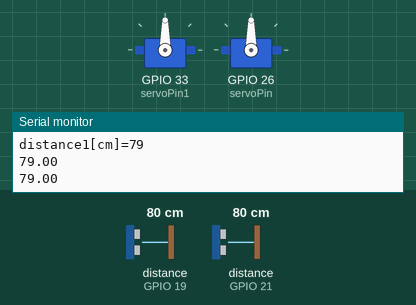
Simulated run of this sketch. Board: ESP32. On the bench: 2 × servo, the last lines printed to the serial monitor. Wiring (inferred from the names in the program): 2 × ultrasonic range finder: trigger GPIO 4, echo GPIO 19 / trigger GPIO 18, echo GPIO 21. Inputs (shaded band) come from the test bench; at power-on: distance to the obstacle (sensors on GPIO 21, GPIO 19) 80 cm. The echo pulse lasts 58.3 µs per cm.

Above: at 1.3 s.
1.4 s: distance to the obstacle (sensor on GPIO 21) set to 9 cm
2.9 s: distance to the obstacle (sensor on GPIO 21) set to 6 cm
At 3.5 s:
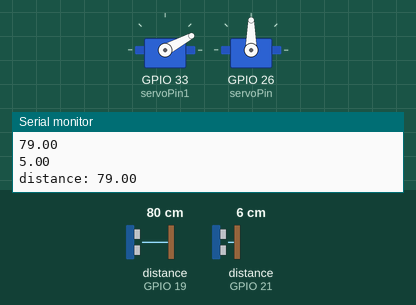
At 8.9 s:
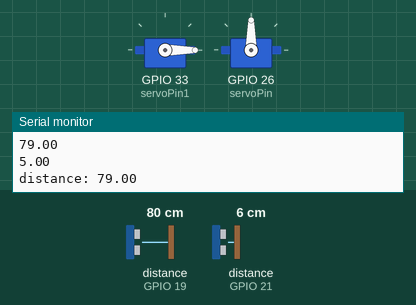
Timing chart, 0 to 11.9 s (numbered marks = the images above; inputs shaded):
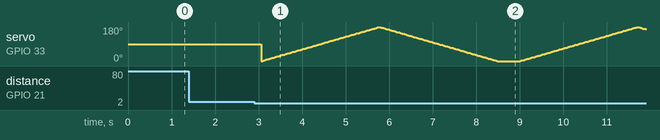

The sketch:

manoa_and_numCar.ino
```cpp
#include <ESP32Servo.h>
#include <Keypad.h>

#define ROW_NUM 4     // ארבע שורות
#define COLUMN_NUM 4  // ארבעה עמודות

//יציאה
#define Trigpin1 18   //מרחק
#define echopin1 21   //מרחק
#define servoPin1 33  //מנוע
//כניסה
#define Trigpin 4    //מרחק
#define echopin 19   //מרחק
#define servoPin 26  //מנוע
// הגדרת מקשי המטריצה
char keys[ROW_NUM][COLUMN_NUM] = {
  { '1', '2', '3', 'A' },
  { '4', '5', '6', 'B' },
  { '7', '8', '9', 'C' },
  { '*', '0', '#', 'D' }
};
// רכבים המורשים להכנס לחניון
char* arrCar[] = { "12345678", "14785236", "11111111", "44444444" };

// חיבורים של מקלדת
byte pin_rows[ROW_NUM] = { 15, 12, 14, 27 };      //  מחוברים לפינים של השורות
byte pin_column[COLUMN_NUM] = { 5, 23, 22, 13 };  //  מחוברים לפינים של העמודות
// יצירת אוביקט שמתקשר עם המקלדת מטריצה

// -שיהיה אפשר לשעת איזה לחצן לחץ המרת מערך לוח המקשים למבנה שהספריה יכולה לעבוד עליו
Keypad keypad = Keypad(makeKeymap(keys), pin_rows, pin_column, ROW_NUM, COLUMN_NUM);


// פונקציה הקולטת מהמשתמש מספר רכב מלוח המקשים
char* numberCar() {
  static char number[9];  //שמירת המספר שהזין המשתמש
  bool flag = false;      // משתנה לצורך בדיקה אם הוכנס מספר תקין

  //קולט ממנו  כל עוד לא הזמין המשתשמש מספר נכון
  while (!flag) {
    // קליטה 8 ספרות מהמשתמש
    for (int i = 0; i < 8; i++) {
      char key;
      do {
        //  קליטה מהמשתמש מחזירה את הקלט  לבקר
        key = keypad.getKey();
      } while (!key);  // המתנה ללחיצה על מקש
      number[i] = key;
      Serial.println(key);
    }
    number[8] = '\0';  // סיום המחרוזת

    flag = true;
    // בדיקה אם המספר שנקלט מכיל רק מספרים
    for (int j = 0; j < 8; j++) {
      if (number[j] < '0' || number[j] > '9') {
        flag = false;
        break;
      }
    }
  }
  return number;
}


// פונקציה שמודדת מרחק-חיישן2
int Distance_check1() {
  //פונקציה שבודקת מרחק
  //long duration, distance; // משתנים המאחסנים את מדידת הזמן והמרחק המחושב
  // איתחול השידור על ידי איפוס חיבור ה TRIG
  digitalWrite(Trigpin1, LOW);
  delayMicroseconds(2);
  // שליחת פולס מעורר
  digitalWrite(Trigpin1, HIGH);
  delayMicroseconds(10);
  // סיום פולס מעורר
  digitalWrite(Trigpin1, LOW);
  // המתנה והד מוחזר ומדידת זמן
  int duration1 = pulseIn(echopin1, HIGH);
  //חישוב המרחק
  int distance1 = duration1 / 58.82;
  Serial.print("distance1[cm]=");
  Serial.println(distance1);
  return distance1;
}


//  פונקציה שמודדת מרחק
int Distance_check() {
  //פונקציה שבודקת מרחק
  //long duration, distance; // משתנים המאחסנים את מדידת הזמן והמרחק המחושב
  // איתחול השידור על ידי איפוס חיבור ה TRIG
  digitalWrite(Trigpin, LOW);
  delayMicroseconds(2);
  // שליחת פולס מעורר
  digitalWrite(Trigpin, HIGH);
  delayMicroseconds(10);
  // סיום פולס מעורר
  digitalWrite(Trigpin, LOW);
  // המתנה והד מוחזר ומדידת זמן
  int duration = pulseIn(echopin, HIGH);
  //חישוב המרחק
  int distance = duration / 58.82;
  Serial.print("distance[cm]=");
  Serial.println(distance);
  return distance;
}

//משתנים  למנוע
Servo myservo;   // create servo object to control a servo
Servo myservo1;  // create servo object to control a servo
int pos = 0;     // variable to store the servo position


// פונקציה שמזיזה את השער של החניה
void Moving_the_parking_gate() {
  //  לפתיחת השער עוברת מ0עד 180 מעלות
  for (pos = 0; pos <= 180; pos += 1) {
    myservo.write(pos);
    // ממתינה
    delay(15);
  }
  // לסגירת השער עוברת מ0 180עד 0 מעלות

  for (pos = 180; pos >= 0; pos -= 1) {
    myservo.write(pos);
    delay(15);
  }
}


//  יציאה פונקציה שמזיזה את השער של החניה
void Moving_the_parking_gate1() {

  for (pos = 0; pos <= 180; pos += 1) {  // goes from 0 degrees to 180 degrees
    // in steps of 1 degree
    myservo1.write(pos);  // tell servo to go to position in variable 'pos'
    delay(15);            // waits 15ms for the servo to reach the position
  }
  for (pos = 180; pos >= 0; pos -= 1) {  // goes from 180 degrees to 0 degrees
    myservo1.write(pos);                 // tell servo to go to position in variable 'pos'
    delay(15);                           // waits 15ms for the servo to reach the position
  }
}
bool is_number_can(char* number_car) {
  int i;
  for ( i =0; i < 4; i++) {
    if (strcmp(number_car, arrCar[i]) == 0) {
      Serial.print(number_car);
      Serial.println(" car can");
      return true;
    }
  }
  if(i==4)
   {
      Serial.print(number_car);
      Serial.println(" car cant to enter");
      return false;
    }
}
// --------------------------------------
void setup() {
  //יציאה
  myservo1.attach(servoPin1, 1000, 2000);  //מנוע
  pinMode(Trigpin1, OUTPUT);               //מרחק
  pinMode(echopin1, INPUT);                //מרחק
  Serial.begin(9600);
  //כניסה
  myservo.attach(servoPin, 1000, 2000);  //מנוע
  pinMode(Trigpin, OUTPUT);              //מרחק
  pinMode(echopin, INPUT);               //מרחק
  Serial.begin(9600);
}


void loop() {

  // int move = 0;
  // int move1 = 0;
  float distance = Distance_check();    //מרחק
  float distance1 = Distance_check1();  //מרחק
  // move = distance;
  Serial.println(distance);  //מרחק
  // move1 = distance1;
  Serial.println(distance1);  //מרחק
  if (distance < 7)          //יש תנועה תפתח את השער
  {
    Serial.print("distance[cm]=");
    Serial.println(distance);  //מרחק
    char* carnum = numberCar();
    if (is_number_can(carnum)==true) {
      Serial.println(carnum); // הדפסת מספר הרכב
      Serial.println("open gate");
      Moving_the_parking_gate();
    }
  }
  // // delay(500);
  if (distance1 < 7)  //1יש תנועה תפתח את השער
  {
    // char* carnum1 = numberCar();
    Serial.print("distance: "); // הדפסת מספר הרכב
    Serial.println(distance); // הדפסת מספר הרכב
    Moving_the_parking_gate1();
  }
  delay(500);
}
```

Measured:
- the behaviour switches between 8 and 7 cm on distance to the obstacle (sensor on GPIO 21) (found by bisection; images 0 and 1)
